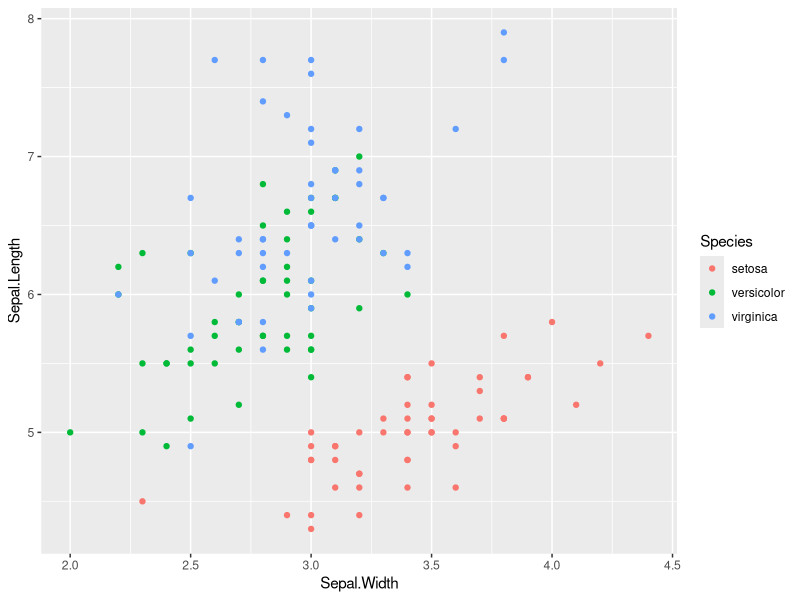
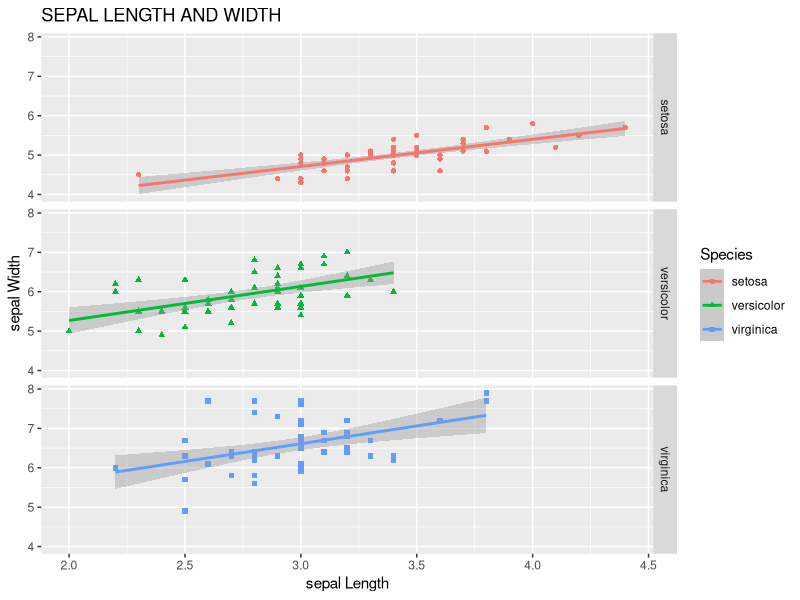

These charts were generated, in order, by the following R code:

install.packages("ggplot2")
library(ggplot2)

iris

ggplot(iris, aes(x = Sepal.Width, y = Sepal.Length, colour=Species)) + geom_point()

p <- ggplot(iris, aes(x = Sepal.Width, y = Sepal.Length, colour=Species))
p <- p + geom_point(aes(shape = Species))
p <- p + xlab("sepal Length") + ylab("sepal Width") + ggtitle("SEPAL LENGTH AND WIDTH")
p <- p + geom_smooth(method = "lm")
p + facet_grid(Species ~ .)

